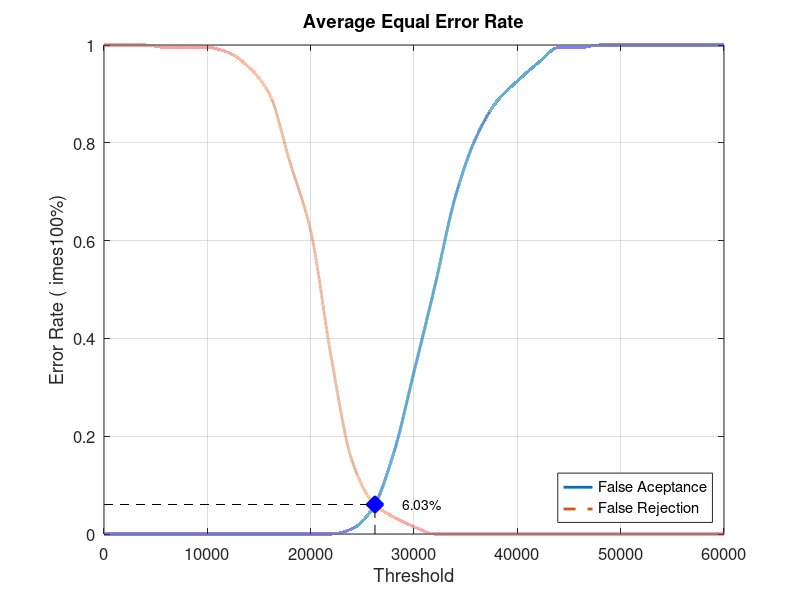
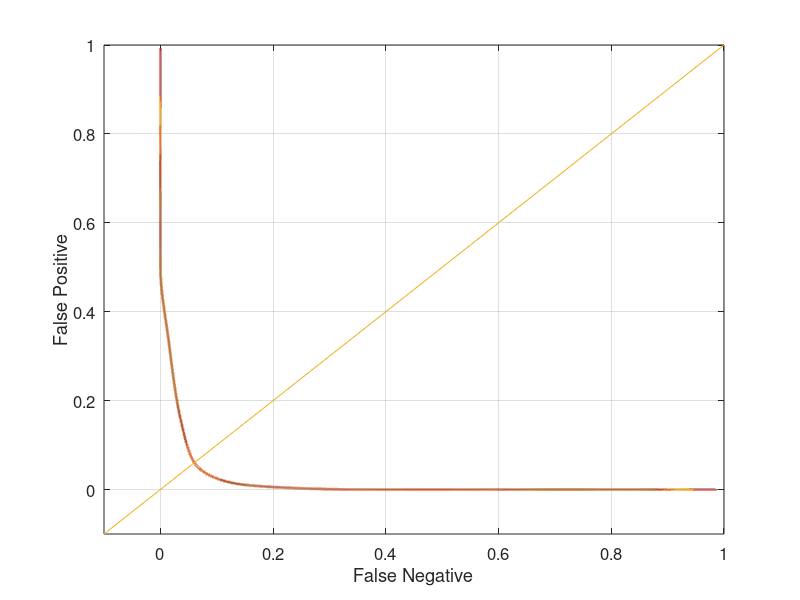

Recreate these plots in MATLAB, in order.
close all;
clear;
clc;
x = 0:2000:60000;
xq = 0:0.5:60000;

y0 = [0 0 0 0 0 0 0 0 0 0 0 0 0.0105263 0.0526316 0.163158 0.331579 0.505263 0.689474 0.810526 0.884211 0.926316 0.963158 0.994737 0.994737 1 1 1 1 1 1 1]
yy0 = interp1(x, y0, xq, 'pchip');
y1 = [1 1 1 0.995 0.995 0.995 0.985 0.955 0.9 0.76 0.62 0.36 0.15 0.065 0.035 0.015 0 0 0 0 0 0 0 0 0 0 0 0 0 0 0]
yy1 = interp1(x, y1, xq, 'pchip');

% Calculating EER: 
y2 = abs(y0 - y1);
find(y2 == min(y2))
yy2 = abs(yy0 - yy1);
xEER = find(yy2 == min(yy2));
xEERIndex = xq(xEER) % X-axis EER
yEER = yy0(xEER) % Y-axis EER

main = figure
plot(xq, yy0,'-','LineWidth', 2);	hold on
plot(xq, yy1,'--','LineWidth', 2);	hold on
plot([xEERIndex xEERIndex], [0 yEER], 'k--');	hold on
plot([0 xEERIndex], [yEER yEER], 'k--');	hold on
plot(xEERIndex, yEER, 'bx', 'LineWidth', 10);	hold on
text(xEERIndex + 10 * xEERIndex / 100, yEER, [num2str(round((10000 * yEER)) / 100) '%'])
legend('False Aceptance', 'False Rejection', 'Location', 'SouthEast')
xlabel('Threshold')
ylabel('Error Rate (	imes100%)')
title('Average Equal Error Rate')
set(gca, 'FontSize', 12)
axis([0 60000 0 1])
grid on

print(main, 'Database3_2Main', '-dpng');
FNRxFPR = figure('Color', [1 1 1]);
plot(yy1, yy0, '-', yy1, yy0, 'LineWidth', 2);
hold on
y = -0.1:0.1:1
plot(y, y); 
set(gca, 'FontSize', 12)
xlabel('False Negative')
ylabel('False Positive')
axis([-0.1 1 -0.1 1])
set(gca, 'FontSize', 12)
grid on

print(FNRxFPR, 'Database3_2FNRxFPR','-dpng');
